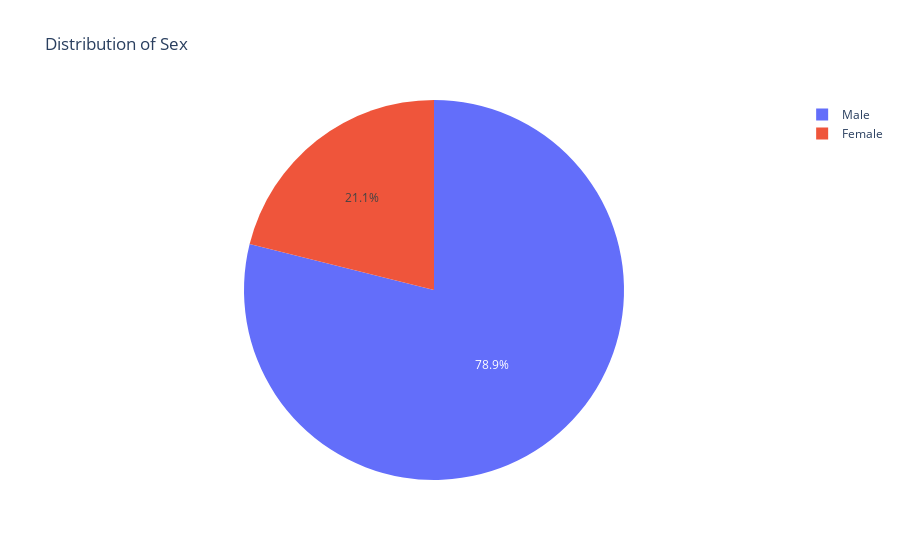

The code cell stored with this chart in its notebook:
### Code cell
heart_disease_data_pie = heart_disease_data['sex'].value_counts().reset_index()
heart_disease_data_pie.columns =['sex', 'count']
fig = px.pie(heart_disease_data_pie, values='count', names='sex', title='Distribution of Sex')
fig.show()

### Figure 1 — Plotly figure (JSON) as saved in the notebook; plotly's stock layout.template omitted (floating-point values rounded to 4 significant figures)
{"data": [{"domain": {"x": [0, 1], "y": [0, 1]}, "hovertemplate": "sex=%{label}<br>count=%{value}<extra></extra>", "labels": ["Male", "Female"], "legendgroup": "", "name": "", "showlegend": true, "type": "pie", "values": [725, 194]}], "layout": {"legend": {"tracegroupgap": 0}, "title": {"text": "Distribution of Sex"}}}
